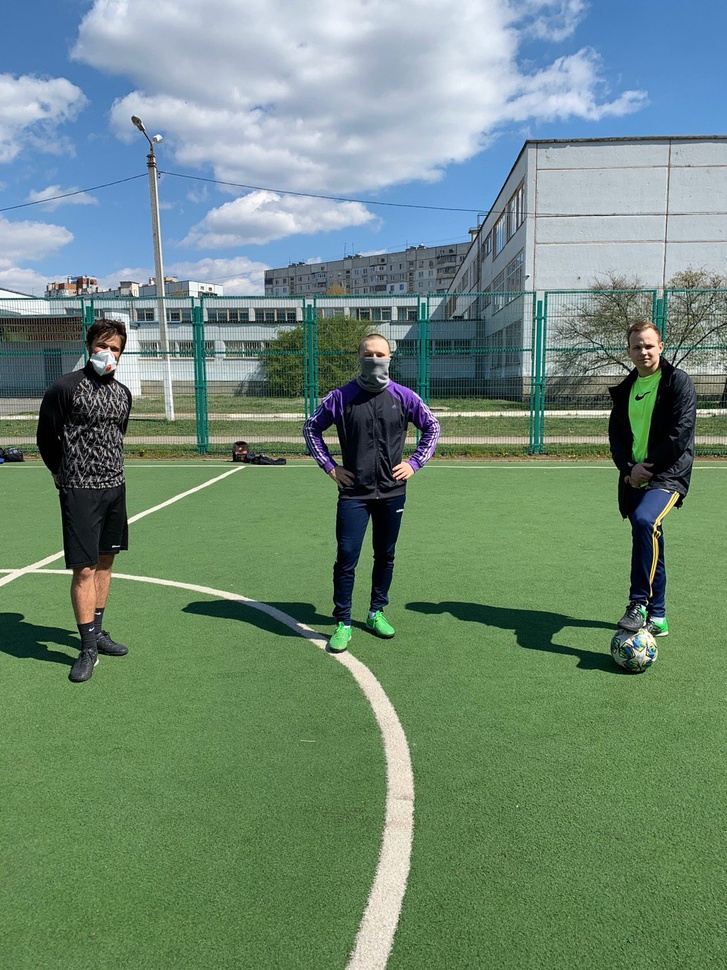
#> input picture FaceDetection/photo0.jpg, 727 x 970 px, shrunk from 960 x 1280 before the run, found by its file name
$ python find_and_draw_contours.py
#> lines starting #> are read from the running program, lines starting #| are printed output that depends on the picture; after the words box and inside, x2 and y2 are one past the last pixel; in counts of white or black regions, pixels touching at a corner belong together
import numpy as np
import cv2

img = cv2.imread('photo0.jpg')
#> img is the input picture: shape (970, 727, 3); mean B, G, R 120.1, 137.8, 111.5
imgray = cv2.cvtColor(img, cv2.COLOR_BGR2GRAY)
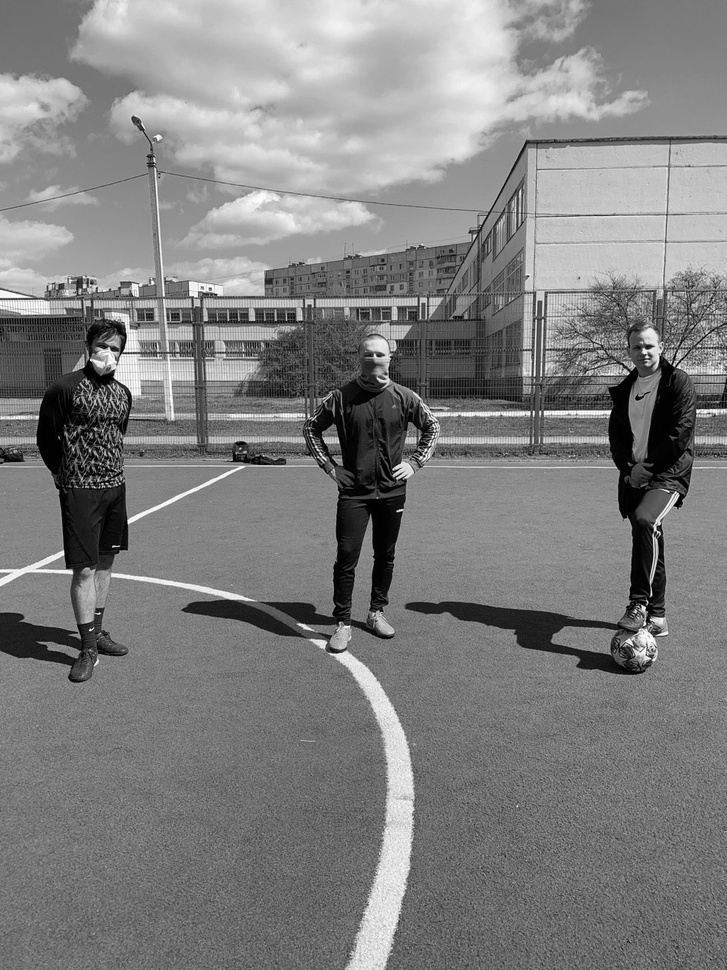
#> imgray: shape (970, 727); min 0, max 255, mean 127.9
ret, thresh = cv2.threshold(imgray, 127, 255, 0)
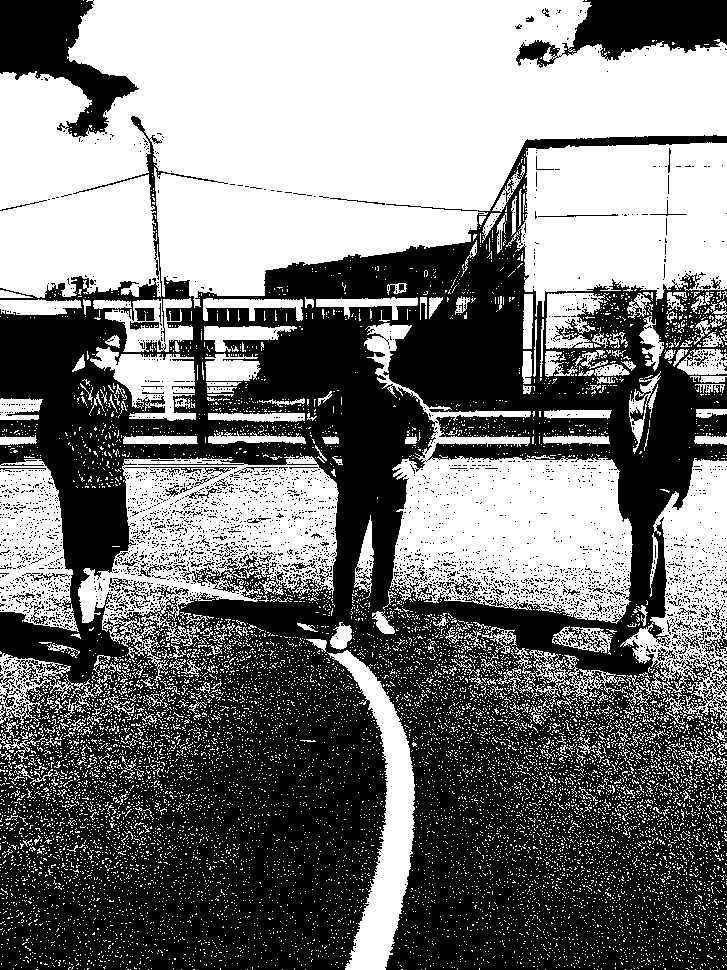
#> thresh: shape (970, 727); 47.8% white; 11197 white regions (10953 under 20 px)
contours, hierarchy = cv2.findContours(thresh, cv2.RETR_TREE, cv2.CHAIN_APPROX_NONE)
#> contours = 16682 contours, 16295 with area under 20; largest, box (x1, y1, x2, y2) and area: (0, 0, 727, 308) 149462, (364, 323, 633, 624) 35778, (78, 456, 339, 683) 30659, (506, 142, 727, 317) 28750, (620, 458, 727, 724) 14181
print("Number of contours = " + str(len(contours)))
#| Number of contours = 16682
print(contours[0])
#| [[[719 969]]]

cv2.drawContours(img, contours, -1, (0, 255, 0), 3)
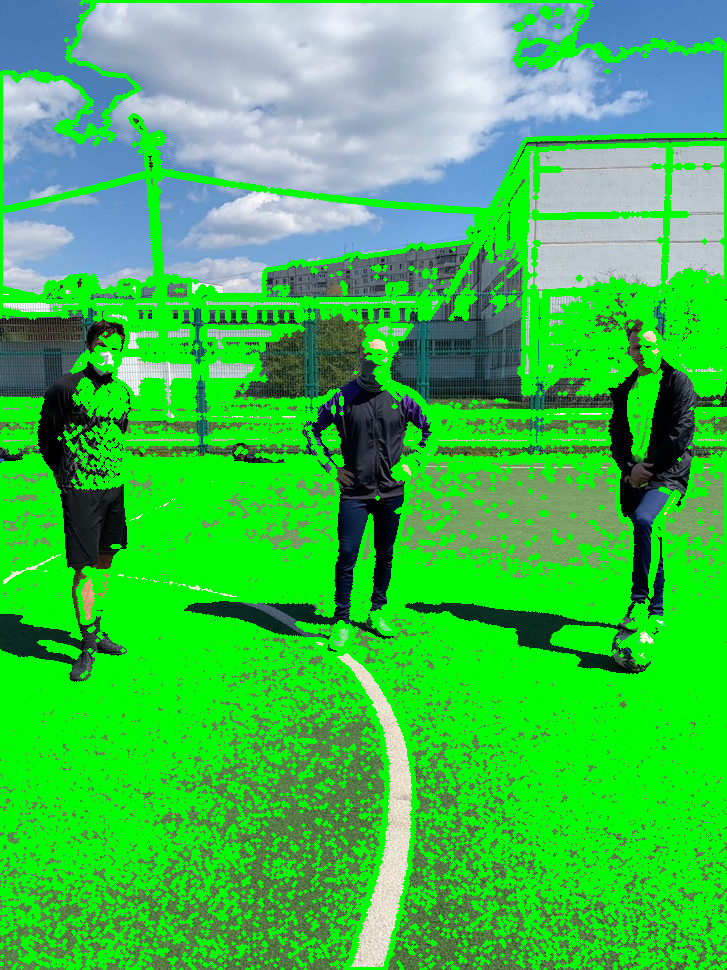
#> img: shape (970, 727, 3); mean B, G, R 73.4, 193, 60.7
cv2.drawContours(imgray, contours, -1, (0, 255, 0), 3)
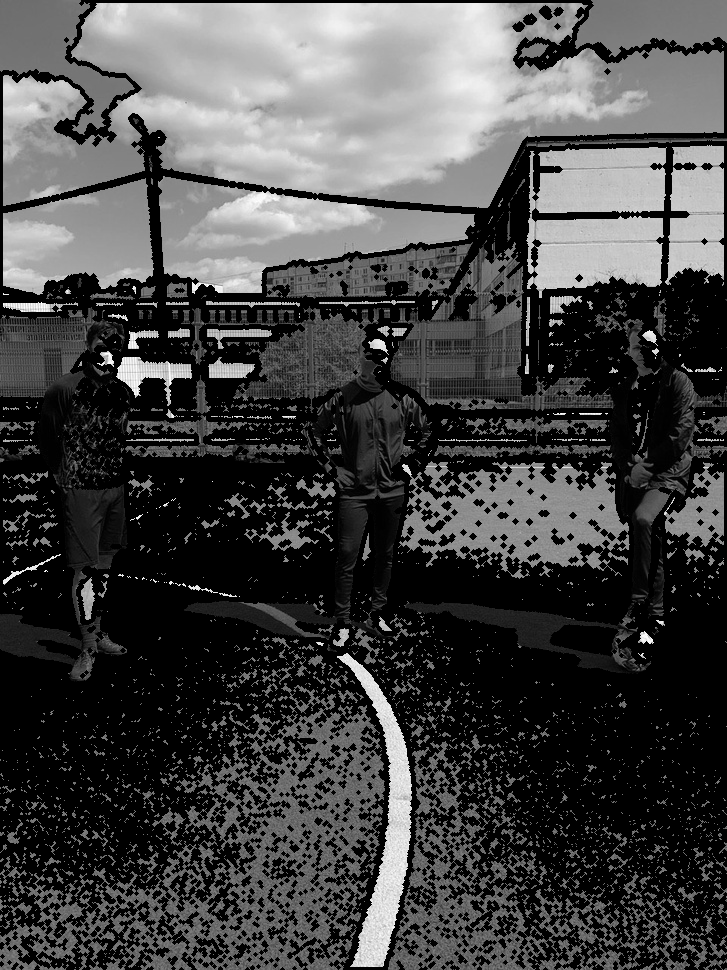
#> imgray: shape (970, 727); min 0, max 255, mean 69.6

cv2.imshow('Image', img)
cv2.imshow('Image GRAY', imgray)
cv2.waitKey(0)
cv2.destroyAllWindows()

$ run again, with FaceDetection/photo1.jpg copied over FaceDetection/photo0.jpg
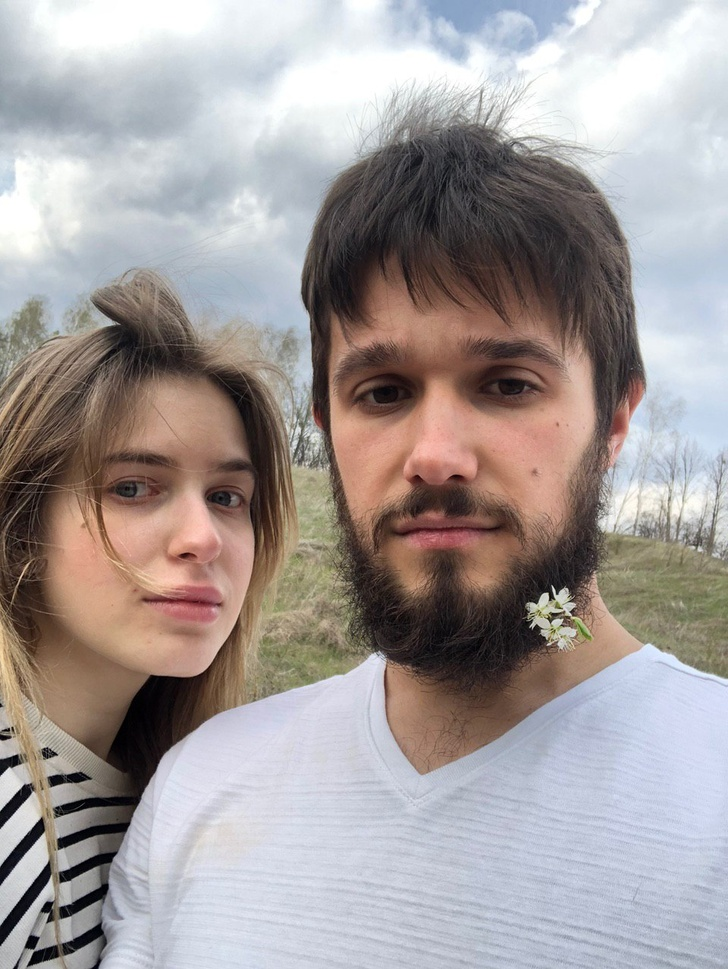
#> input picture FaceDetection/photo1.jpg, 728 x 969 px, shrunk from 960 x 1278 before the run, found by its file name
#> img is the input picture: shape (969, 728, 3); mean B, G, R 155.3, 156.1, 163.6
#> `ret, thresh = cv2.threshold(imgray, 127, 255, 0)`:
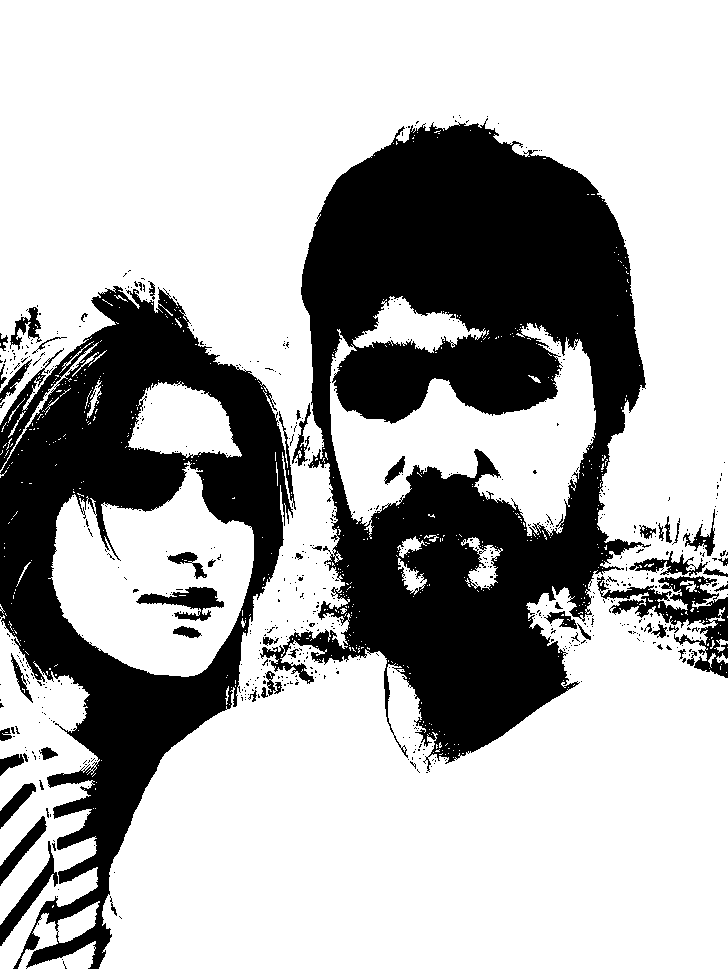
#> thresh: shape (969, 728); 69.5% white; 653 black regions (600 under 20 px)
#> contours = 1748 contours, 1653 with area under 20; largest, box (x1, y1, x2, y2) and area: (0, 0, 728, 969) 565145, (259, 120, 652, 765) 160374, (48, 461, 254, 677) 28212, (330, 323, 596, 539) 25202, (0, 615, 100, 969) 17380
#| Number of contours = 1748
#| [[[ 53 905]]
#|  [[ 52 906]]
#|  [[ 52 907]]
#|  [[ 53 906]]]
#> img: shape (969, 728, 3); 13.74% of pixels changed, all inside (x1, y1, x2, y2) = (0, 0, 728, 969)
#> `cv2.drawContours(imgray, contours, -1, (0, 255, 0), 3)`:
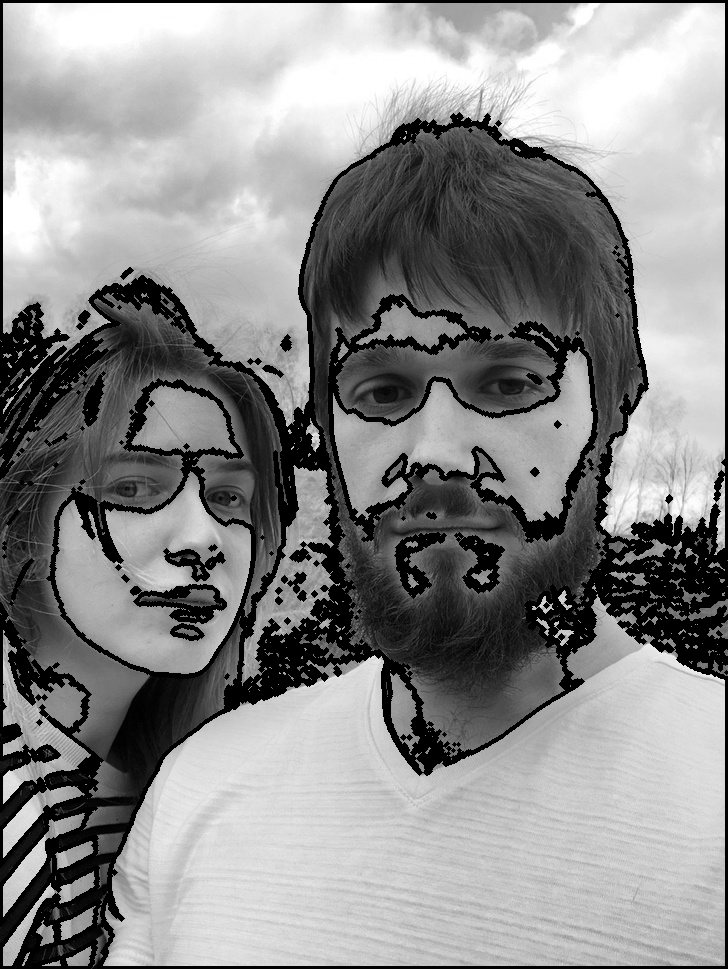
#> imgray: shape (969, 728); min 0, max 255, mean 139.4

$ run again, with FaceDetection/photo2.jpg copied over FaceDetection/photo0.jpg
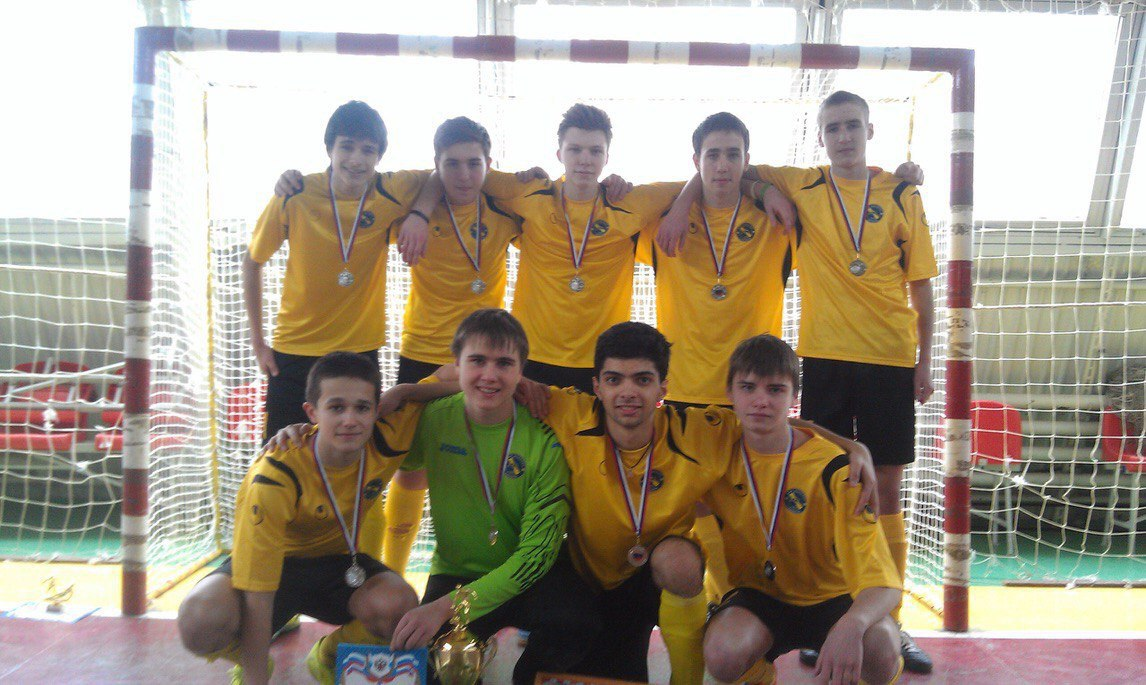
#> input picture FaceDetection/photo2.jpg, 1146 x 685 px, found by its file name
#> img is the input picture: shape (685, 1146, 3); mean B, G, R 135, 152.7, 164.1
#> `ret, thresh = cv2.threshold(imgray, 127, 255, 0)`:
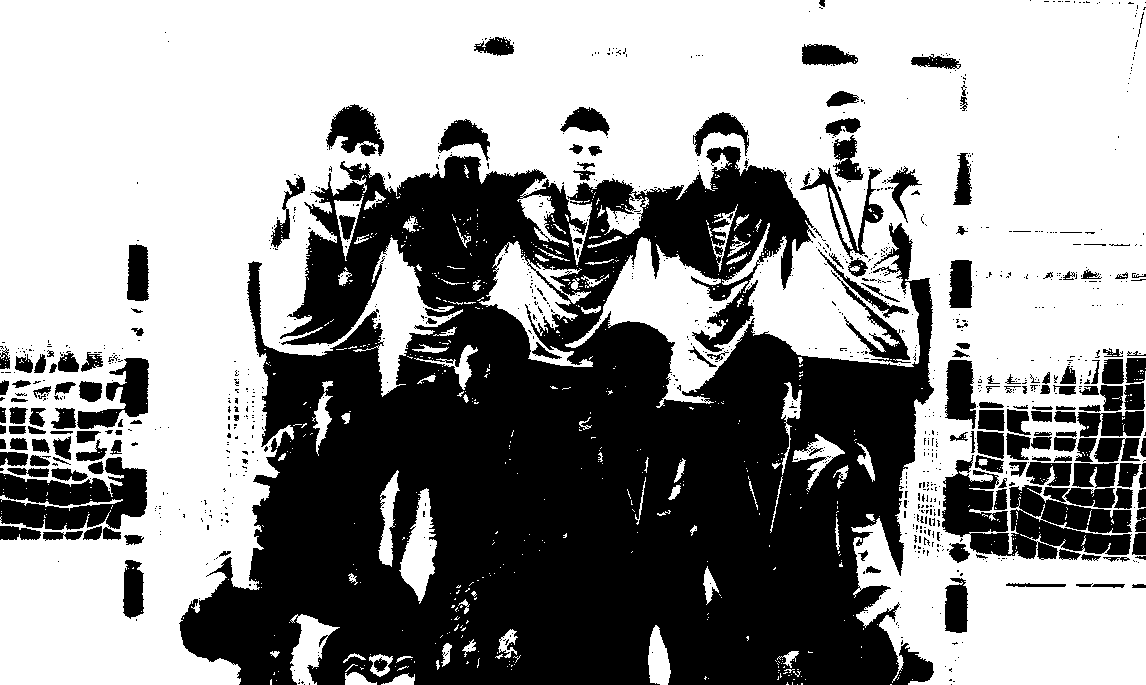
#> thresh: shape (685, 1146); 58.5% white; 1037 black regions (859 under 20 px)
#> contours = 2212 contours, 1941 with area under 20; largest, box (x1, y1, x2, y2) and area: (0, 0, 1146, 685) 487080, (479, 241, 593, 367) 4860, (969, 508, 1132, 560) 3930, (941, 454, 1009, 538) 3374, (1008, 484, 1133, 534) 2925
#| Number of contours = 2212
#| [[[890 684]]
#|  [[891 684]]]
#> img: shape (685, 1146, 3); 19.5% of pixels changed, all inside (x1, y1, x2, y2) = (0, 0, 1146, 685)
#> `cv2.drawContours(imgray, contours, -1, (0, 255, 0), 3)`:
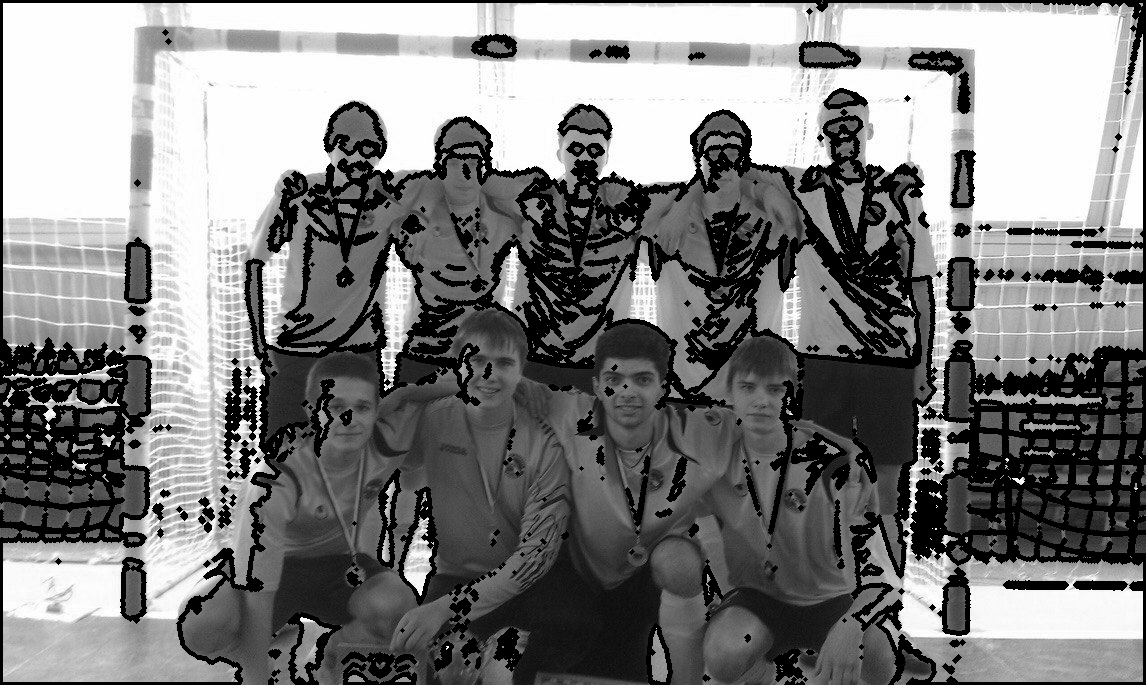
#> imgray: shape (685, 1146); min 0, max 255, mean 127.4

$ run again, with FaceDetection/photo.jpg copied over FaceDetection/photo0.jpg
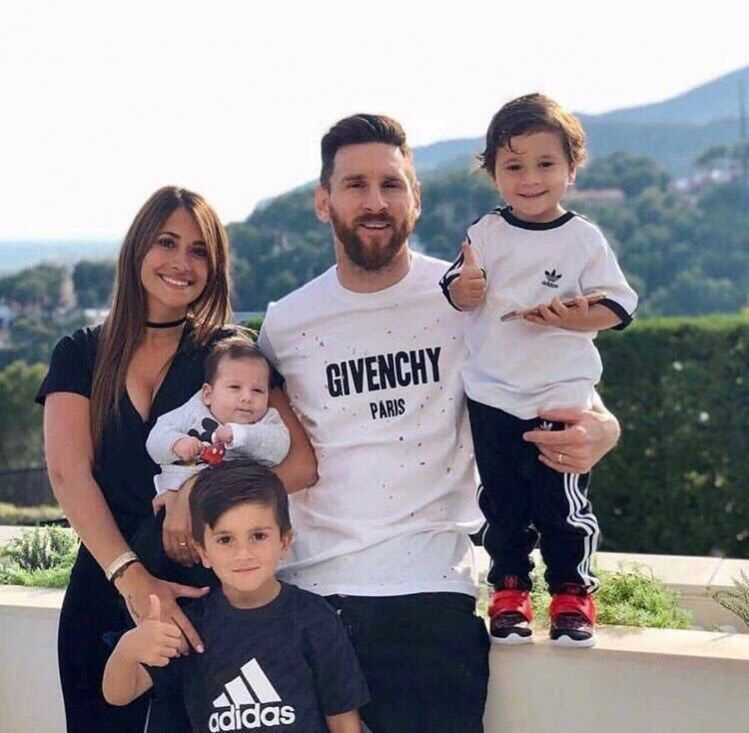
#> input picture FaceDetection/photo.jpg, 749 x 733 px, found by its file name
#> img is the input picture: shape (733, 749, 3); mean B, G, R 145.7, 142, 146
#> `ret, thresh = cv2.threshold(imgray, 127, 255, 0)`:
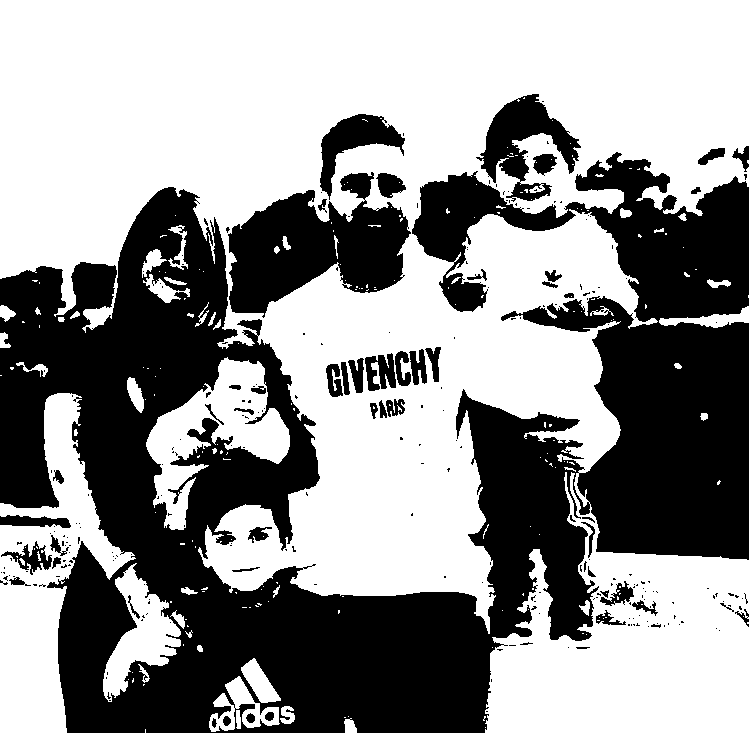
#> thresh: shape (733, 749); 57.9% white; 259 black regions (207 under 20 px)
#> contours = 548 contours, 446 with area under 20; largest, box (x1, y1, x2, y2) and area: (0, 0, 749, 733) 302240, (0, 393, 136, 733) 19219, (227, 189, 412, 319) 14736, (146, 357, 290, 530) 9704, (475, 93, 582, 184) 4478
#| Number of contours = 548
#| [[[145 729]]
#|  [[145 730]]
#|  [[145 731]]
#|  [[145 732]]
#|  [[145 731]]
#|  [[145 730]]]
#> img: shape (733, 749, 3); 14.88% of pixels changed, all inside (x1, y1, x2, y2) = (0, 0, 749, 733)
#> `cv2.drawContours(imgray, contours, -1, (0, 255, 0), 3)`:
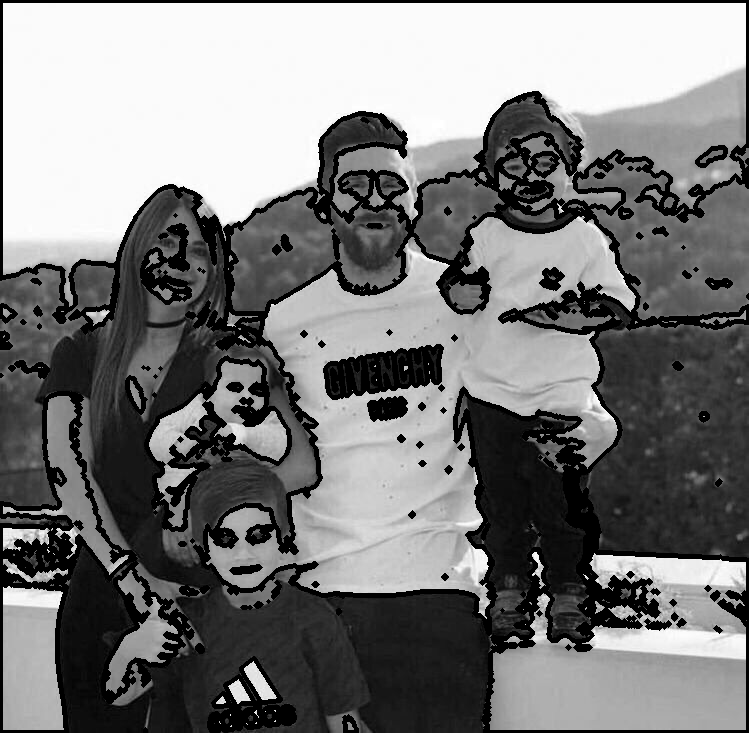
#> imgray: shape (733, 749); min 0, max 255, mean 122.9
